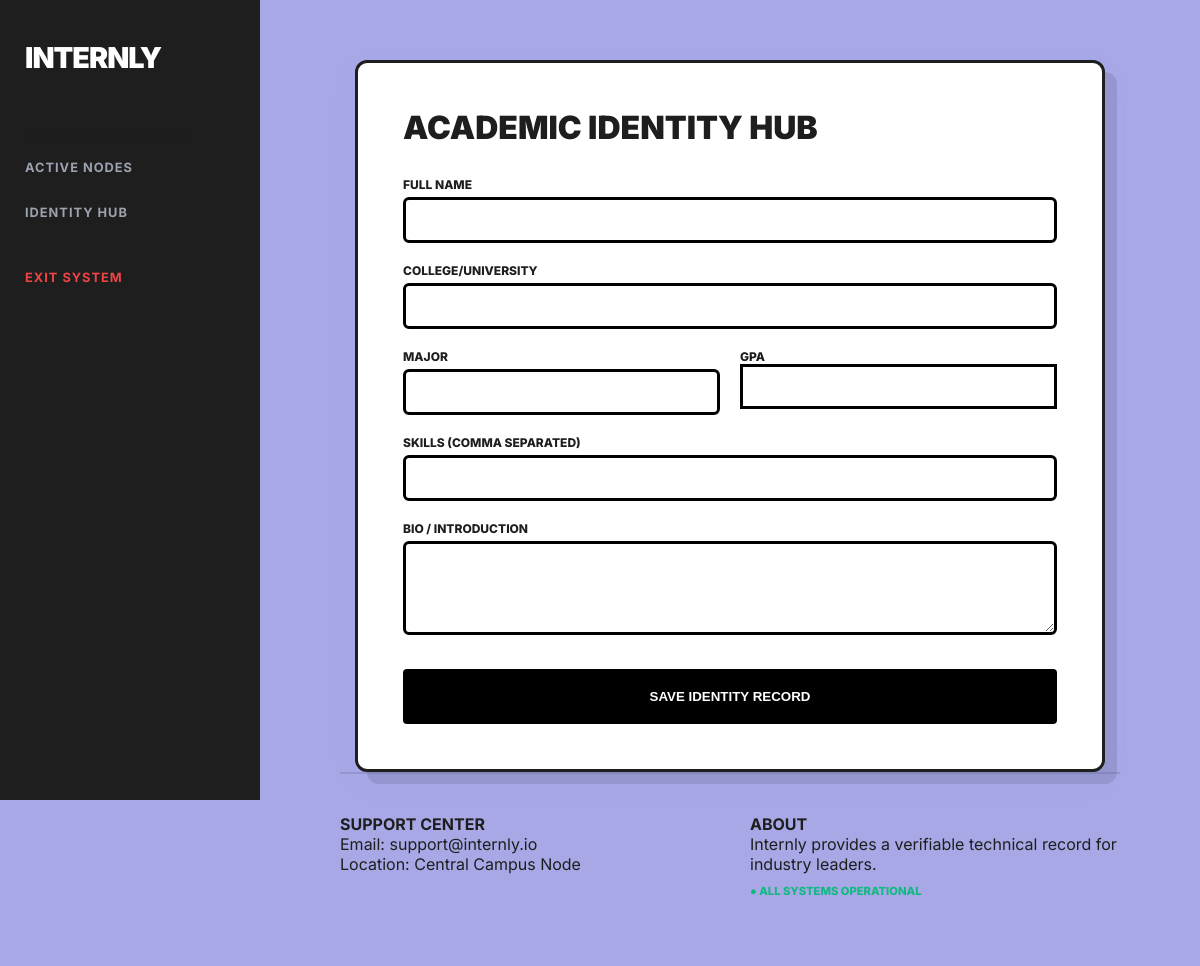
/profile/edit/ (signed in), run on an earlier commit of the app's database.
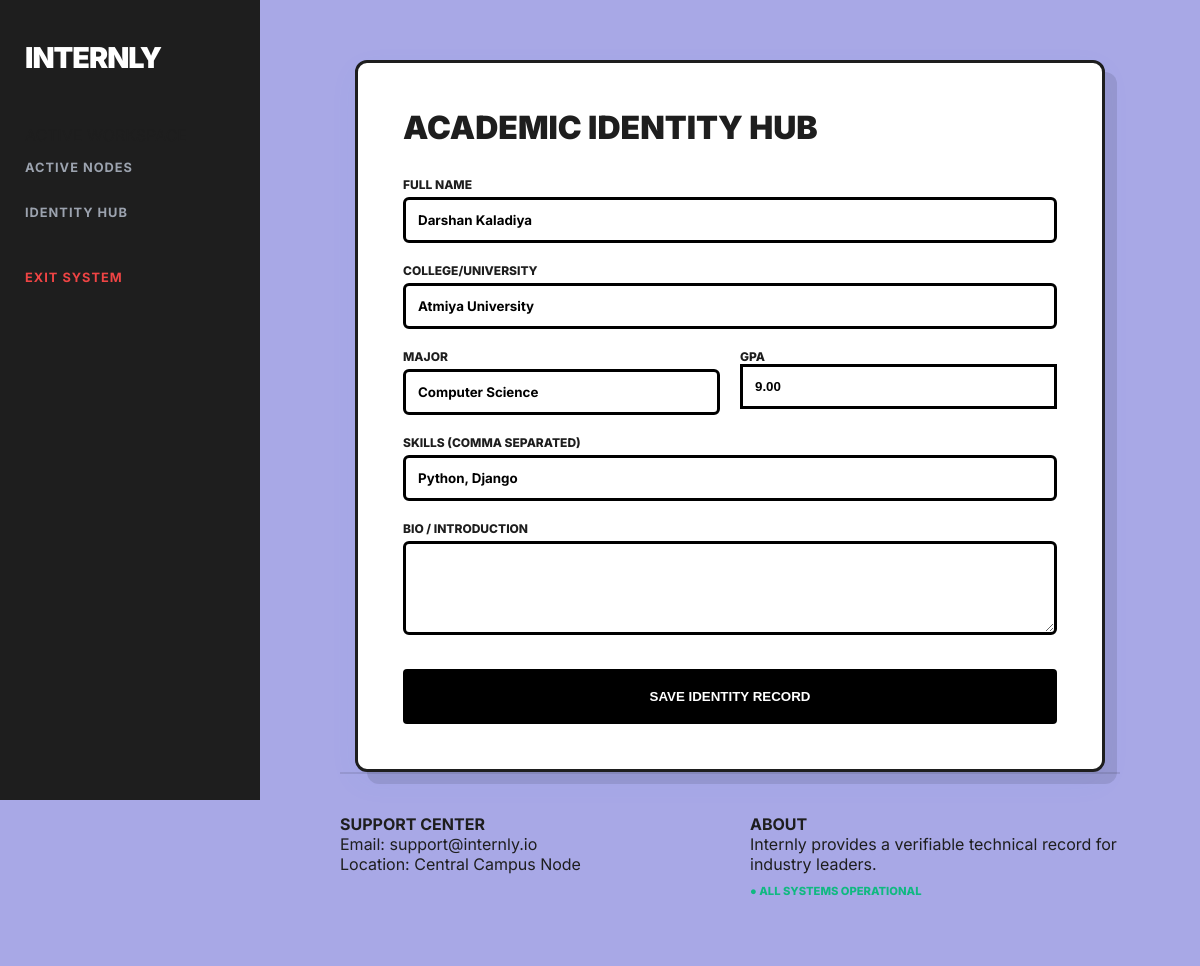
And on a later commit of the database.
### management/models.py (models this page shows, shortened)
class UserProfile(models.Model):
    ROLE_CHOICES = (
        ('STUDENT', 'Student'),
        ('FACULTY', 'Faculty'),
    )
    user = models.OneToOneField(User, on_delete=models.CASCADE)
    role = models.CharField(max_length=10, choices=ROLE_CHOICES)
    full_name = models.CharField(max_length=255, blank=True, null=True)
    academy_name = models.CharField(max_length=255, blank=True, null=True, help_text="College or University Name")
    major = models.CharField(max_length=255, blank=True, null=True, help_text="e.g. Computer Science")
    gpa = models.DecimalField(max_digits=3, decimal_places=2, null=True, blank=True)
    skills = models.TextField(blank=True, null=True, help_text="Enter skills separated by commas")
    bio = models.TextField(blank=True, null=True, help_text="A brief introduction")

### management/views.py (the view, shortened to what this page needs)
# urls.py: path('profile/edit/', views.student_edit_profile, name='student_edit_profile'),
@login_required
def student_edit_profile(request):
    profile = get_object_or_404(UserProfile, user=request.user)
    return render(request, 'management/edit_profile.html', {'profile': profile})

### management/templates/management/edit_profile.html (shortened to what this page needs)
{% extends 'management/base.html' %}
{% block content %}
<div class="workspace-card" style="max-width: 750px; margin: 0 auto; padding: 45px;">
    <h2 style="font-weight: 900; font-size: 2rem; margin-bottom: 30px;">ACADEMIC IDENTITY HUB</h2>
    <form method="POST">
        <div style="margin-bottom: 20px;">
            <label style="display: block; font-weight: 800; font-size: 0.75rem; text-transform: uppercase;">FULL NAME</label>
            <input type="text" name="full_name" value="{{ profile.full_name|default:'' }}" style="width: 100%; padding: 12px; border: 3px solid black; font-weight: 700;">
        </div>
        <div style="margin-bottom: 20px;">
            <label style="display: block; font-weight: 800; font-size: 0.75rem; text-transform: uppercase;">COLLEGE/UNIVERSITY</label>
            <input type="text" name="academy_name" value="{{ profile.academy_name|default:'' }}" style="width: 100%; padding: 12px; border: 3px solid black; font-weight: 700;">
        </div>
        <div style="display: grid; grid-template-columns: 1fr 1fr; gap: 20px; margin-bottom: 20px;">
            <div>
                <label style="display: block; font-weight: 800; font-size: 0.75rem; text-transform: uppercase;">MAJOR</label>
                <input type="text" name="major" value="{{ profile.major|default:'' }}" style="width: 100%; padding: 12px; border: 3px solid black; font-weight: 700;">
            </div>
            <div>
                <label style="display: block; font-weight: 800; font-size: 0.75rem; text-transform: uppercase;">GPA</label>
                <input type="number" step="0.01" name="gpa" value="{{ profile.gpa|default:'' }}" style="width: 100%; padding: 12px; border: 3px solid black; font-weight: 700;">
            </div>
        </div>
        <div style="margin-bottom: 20px;">
            <label style="display: block; font-weight: 800; font-size: 0.75rem; text-transform: uppercase;">SKILLS (COMMA SEPARATED)</label>
            <input type="text" name="skills" value="{{ profile.skills|default:'' }}" style="width: 100%; padding: 12px; border: 3px solid black; font-weight: 700;">
        </div>
        <div style="margin-bottom: 30px;">
            <label style="display: block; font-weight: 800; font-size: 0.75rem; text-transform: uppercase;">BIO / INTRODUCTION</label>
            <textarea name="bio" rows="4" style="width: 100%; padding: 12px; border: 3px solid black; font-weight: 700; font-family: inherit;">{{ profile.bio|default:'' }}</textarea>
        </div>
        <button type="submit" style="width: 100%; padding: 20px; background: black; color: white; border: none; font-weight: 900; text-transform: uppercase; cursor: pointer; border-radius: 4px;">SAVE IDENTITY RECORD</button>
    </form>
</div>
{% endblock %}

What changed in the data, as far as the page shows it:
now on this page (row edited): UserProfile: full_name "Darshan Kaladiya", academy_name "Atmiya University", major "Computer Science", gpa "9.00", skills "Python, Django"
